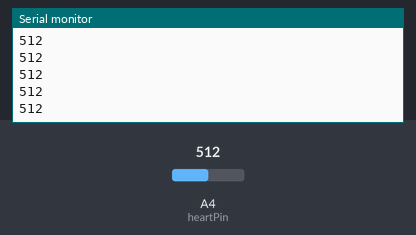
The sketch below on a simulated Arduino Uno, built with avr-gcc and run on an emulated ATmega328P. Parts: the last lines printed to the serial monitor. The test bench sets the inputs (shaded band); at power-on: A4 (heartPin) = 512.

Above: at 1.2 s.
1.3 s: A4 (heartPin) set to 716
At 2.2 s:
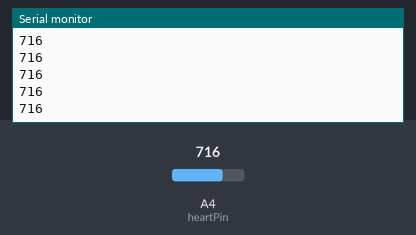
2.8 s: A4 (heartPin) set to 900
At 3.4 s:
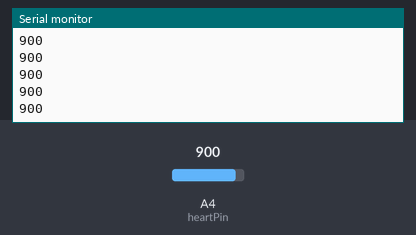
Timing chart, 0 to 5.8 s (numbered marks = the images above; inputs shaded):
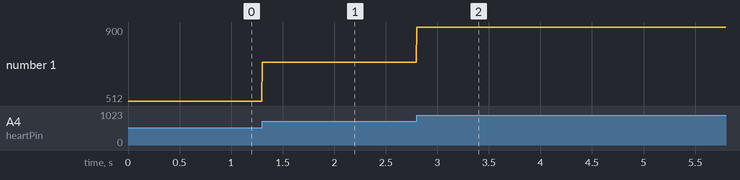

The sketch:

ECG.ino
```cpp
/*!
* @file HeartRateMonitor.ino
* @brief HeartRateMonitor.ino  Sampling and ECG output
*
*  Real-time sampling and ECG output
*
* @author linfeng(490289303@qq.com)
* @version  V1.0
* @date  2016-4-5
*/
const int heartPin = 4;
void setup() {
  Serial.begin(9600);
}
void loop() {
int heartValue = analogRead(heartPin);
Serial.println(heartValue);
delay(5);
}
```

Measured:
- after the input at 1.3 s, the serial monitor: prints a new line at once (image 1)
- after the input at 2.8 s, the serial monitor: prints a new line at once (image 2)
- plotted number 1: 512 → 716 after the input at 1.3 s, 716 → 900 after the input at 2.8 s
